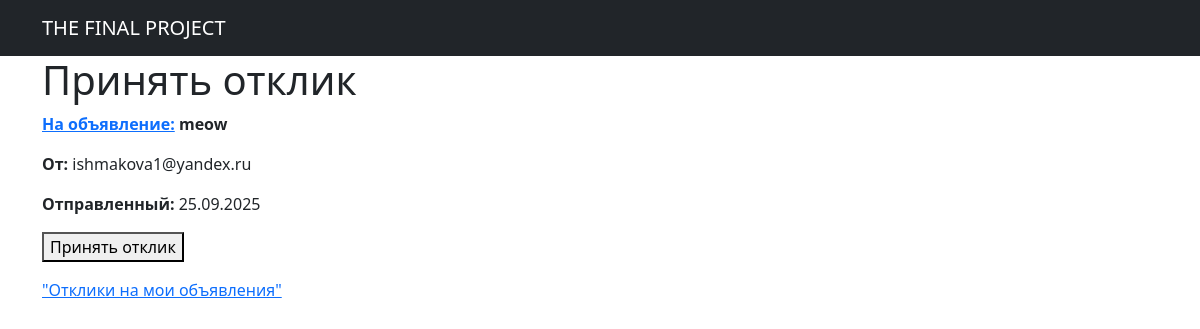
The app's page /responses/84/accept/ (signed in) with its own data.
### board/models.py (models this page shows, shortened)
class Poster(models.Model):
    user = models.ForeignKey(User, on_delete=models.CASCADE)
    head = models.CharField(max_length=255)
    text = RichTextUploadingField()
    categories = models.ManyToManyField(Category)
    poster_origin = models.DateTimeField(auto_now_add=True)

class Response(models.Model):
    poster = models.ForeignKey(Poster, on_delete=models.CASCADE)
    sender = models.ForeignKey(User, on_delete=models.CASCADE, related_name='addresser')
    receiver = models.ForeignKey(User, on_delete=models.CASCADE, related_name = 'recipient')
    status = models.BooleanField(default=False)
    response = models.TextField(max_length=10000, blank=True)
    response_origin = models.DateTimeField(auto_now_add=True)

### board/views.py (the view, shortened to what this page needs)
# urls.py: path('responses/<int:pk>/accept/', ResponseAccept.as_view(), name='response_accept'),
class ResponseAccept(LoginRequiredMixin, UpdateView):
    model = Response
    form_class = ResponseAcceptForm
    template_name = 'response_accept.html'
    success_url = reverse_lazy('poster_detail')
    def get_queryset(self):
        return super().get_queryset().filter(poster__user=self.request.user) # Только отклики на постеры текущего пользователя
    def get_context_data(self, **kwargs):
        context = super().get_context_data(**kwargs)
        response = get_object_or_404(Response, pk=self.kwargs['pk'])
        context['response'] = response  #  в шаблон для отображения
        context['poster'] = response.poster
        return context

### templates/response_accept.html (shortened to what this page needs)
{% extends 'base.html' %}
{% block content %}
    <h1>Принять отклик</h1>
    <p><strong><a href="{% url 'poster_detail' poster.id %}">На объявление:</a> {{ poster.head }}</strong></p>
    <p><strong>От:</strong> {{ response.sender }}</p>
    <p><strong>Отправленный:</strong> {{ response.response_origin|date:"d.m.Y" }}</p>
    <form method="post">
        <p><button type="submit">Принять отклик</button></p>
    </form>
        <a href="{% url 'responses' user.id %}"> "Отклики на мои объявления"</a>
{% endblock content %}

### records on screen
Poster: head "meow"
Response: sender "ishmakova1@yandex.ru", response_origin "25.09.2025"
